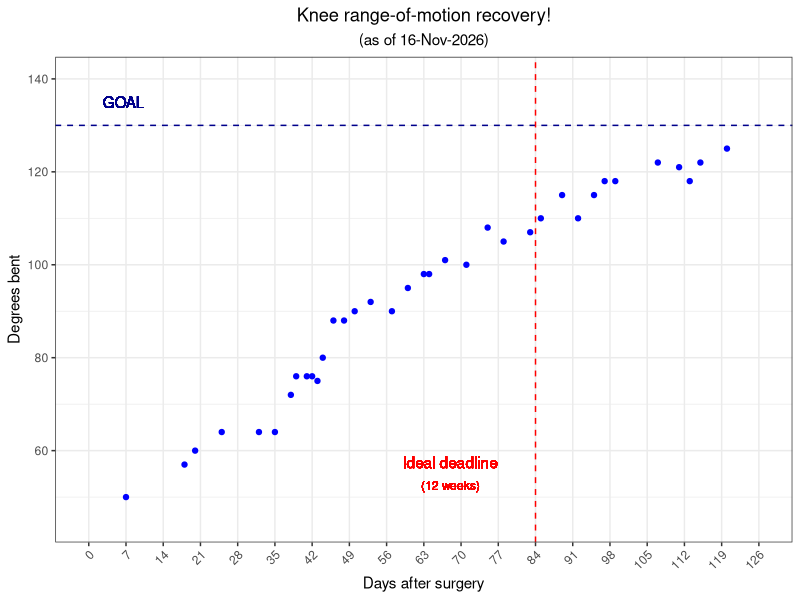

Recreate this plot in R.
library(tidyverse)

df <- read.table("knee-range-of-motion.tsv", sep = "\t", header = TRUE)

curr_date <- format(Sys.time(), "%d-%b-%Y")

## plotting with days on X axis
max_day_for_plot <- ceiling(df[2] %>% max() / 7) * 7

plot <- ggplot(df, aes(x = Days.after.surgery, y = Degrees.bent)) + geom_point(color = "blue") +
    labs(y = "Degrees bent", x = "Days after surgery", title = "Knee range-of-motion recovery!",
         subtitle = paste0("(as of ", curr_date, ")")) +
    ylim(45,140) +
    scale_x_continuous(breaks=seq(0,max_day_for_plot,7), limits = c(0,max_day_for_plot), minor_breaks = NULL) +
    geom_hline(yintercept = 130, linetype = "dashed", color = "darkblue") +
    geom_text(x = 6.6, y = 135, label = "GOAL", color = "darkblue") +
    geom_vline(xintercept = 84, linetype = "dashed", color = "red") +
    geom_text(x = 68, y = 57.5, label = "Ideal deadline", color = "red") +
    geom_text(x = 68, y = 52.5, label = "(12 weeks)", color = "red", size = 3) +
    theme_bw() +
    theme(plot.title = element_text(hjust = 0.5), plot.subtitle = element_text(hjust = 0.5)) +
    theme(axis.text.x = element_text(angle = 45, hjust = 1, vjust = 1))


## plotting with weeks on X axis
# num_total_weeks <- ceiling(df[2] %>% max() / 7)
#
# plot <- ggplot(df, aes(x = Days.after.surgery / 7, y = Degrees.bent)) + geom_point(color = "blue") +
#     labs(y = "Degrees bent", x = "Weeks after surgery", title = "Knee range-of-motion recovery!",
#          subtitle = paste0("(", curr_date, ")")) +
#     ylim(45,140) +
#     scale_x_continuous(breaks=seq(0, num_total_weeks, 1), limits = c(0, num_total_weeks), minor_breaks = NULL) +
#     geom_hline(yintercept = 130, linetype = "dashed", color = "darkblue") +
#     geom_text(x = 1, y = 135, label = "GOAL", color = "darkblue") +
#     geom_vline(xintercept = 12, linetype = "dashed", color = "red") +
#     geom_text(x = 10.35, y = 55.45, label = "Ideal deadline", color = "red") +
#     theme_bw() +
#     theme(plot.title = element_text(hjust = 0.5), plot.subtitle = element_text(hjust = 0.5))

# writing out pdf
pdf(paste0(curr_date, "-knee-ROM-progress.pdf"), width = 5, height = 4)
plot
dev.off()
